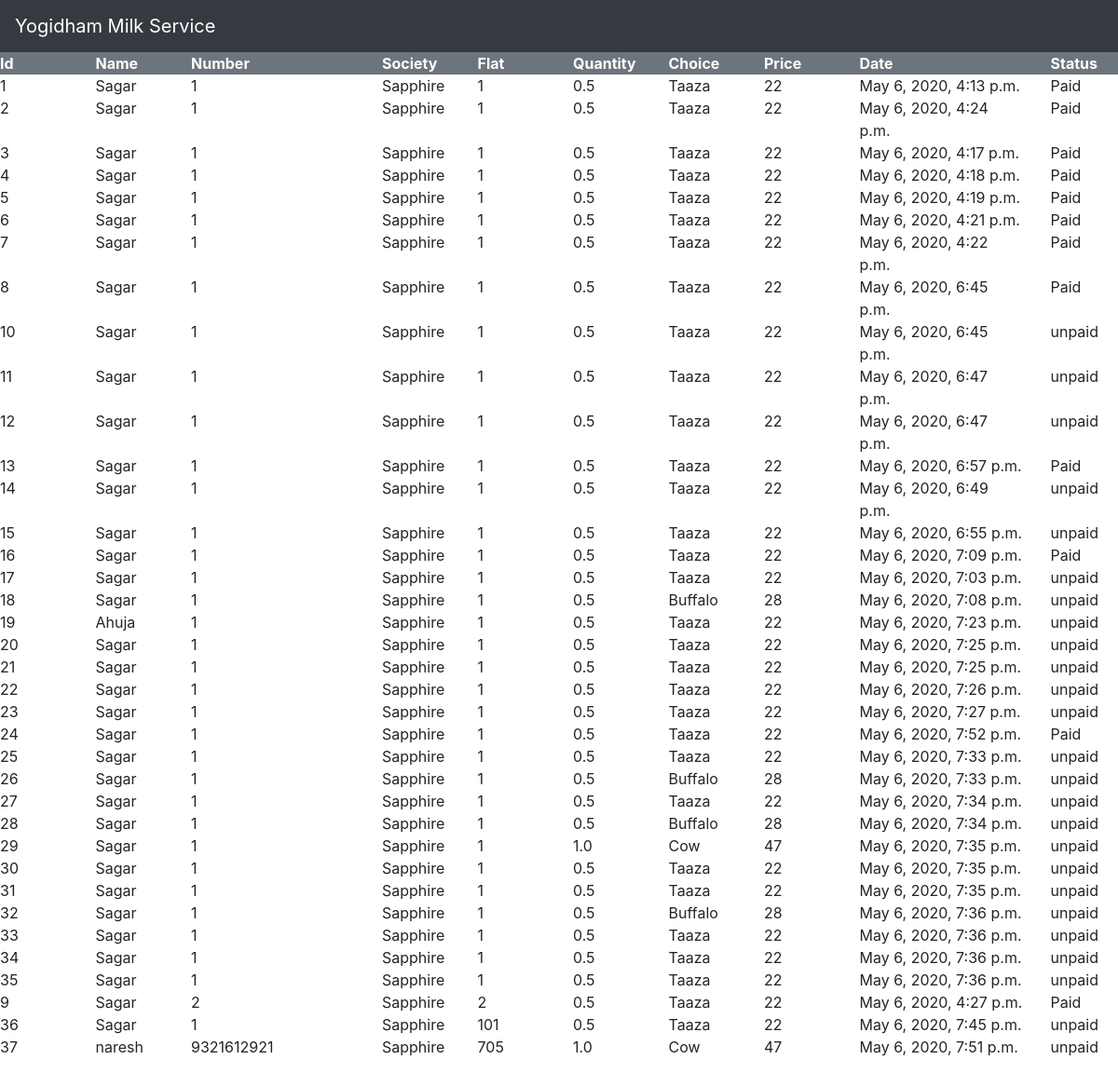
The app's page /milk/show, older data.
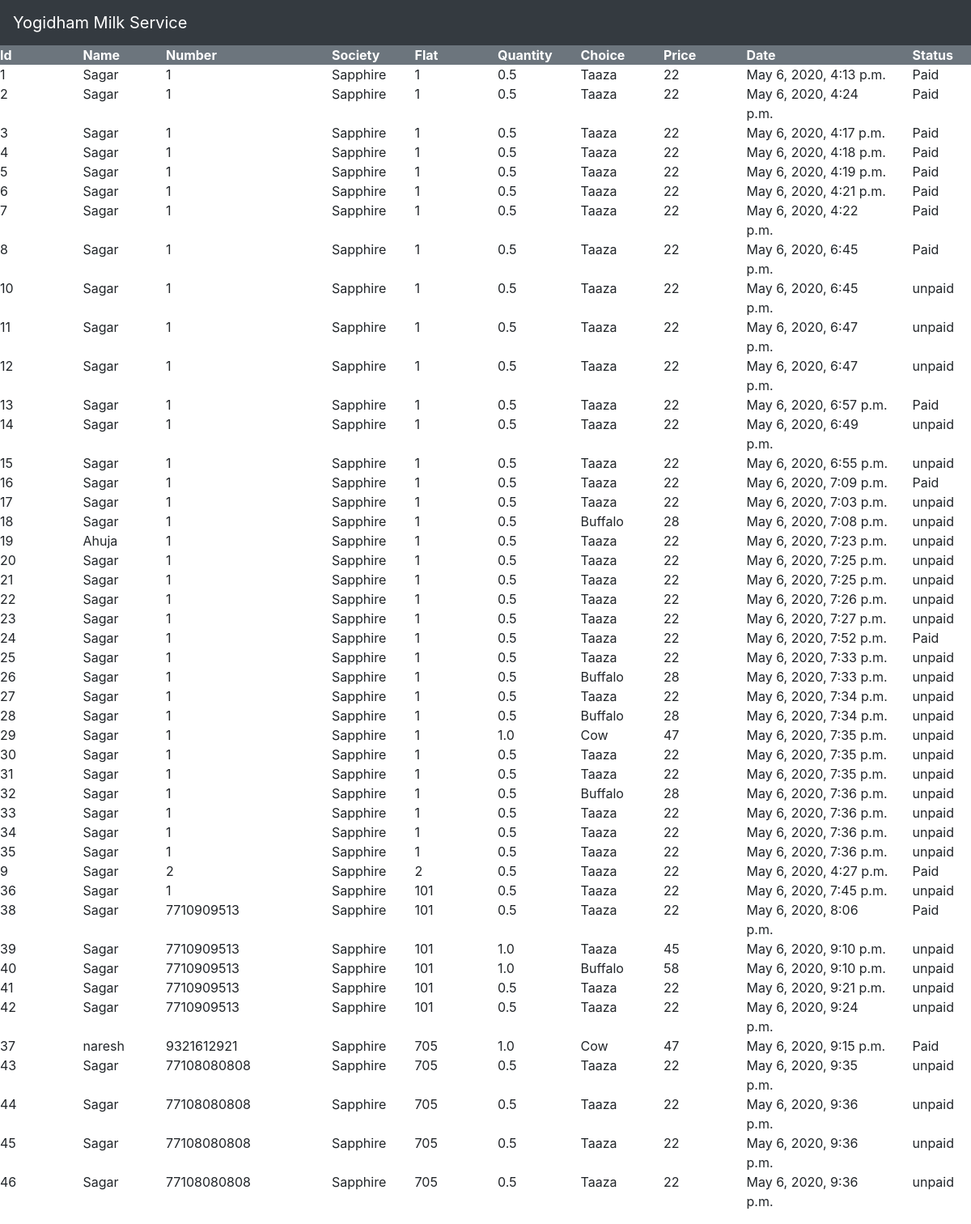
The same page, newer data.
### milk/models.py (models this page shows)
class Order(models.Model):
    name = models.CharField(max_length=200)
    flat = models.IntegerField()
    mobile = models.IntegerField()
    milk_choice = models.CharField(max_length=40)
    quantity = models.FloatField()
    society= models.CharField(max_length=40)
    date= models.DateTimeField(auto_now_add=True)
    price= models.IntegerField()
    status=models.CharField(max_length=10)

### milk/views.py (the view)
# urls.py: path('show', show, name='show'),
def show(request):
    order = Order.objects.all().order_by('flat')
    return render(request, 'show.html', {'order':order})

### milk/templates/show.html (shortened to what this page needs)
<!DOCTYPE html>
<html>
    {% load static %}
    <link rel="stylesheet" href="https://stackpath.bootstrapcdn.com/bootstrap/4.4.1/css/bootstrap.min.css">
    {% include 'navbar.html' %}
<div class="table table-striped table-hover">
    <div class="row Header font-weight-bold bg-secondary text-white">
        <div class="col-1">
            <div class="cell head">Id</div>
        </div>
        <div class="col-1">
            <div class="cell head">Name</div>
        </div>
        <div class="col-2">
            <div class="cell head">Number</div>
        </div>
        <div class="col-1">
            <div class="cell head">Society</div>
        </div>
        <div class="col-1">
            <div class="cell head">Flat</div>
        </div>
        <div class="col-1">
            <div class="cell head">Quantity</div>
        </div>
        <div class="col-1">
            <div class="cell head">Choice</div>
        </div>
        <div class="col-1">
            <div class="cell head">Price</div>
        </div>
        <div class="col-2">
            <div class="cell head">Date</div>
        </div>
        <div class="col-1">
            <div class="cell head">Status</div>
        </div>
    </div>
{% for a in order %}
<div class='clickable-row' id="{{ forloop.counter }}" data-toggle="tooltip" data-placement="right" title="Click for more info">
<div class="row listing_data">
    <div class="col-1">
        <div class="cell id">{{a.id}}</div>
    </div>
    <div class="col-1">
        <div class="cell">{{ a.name }}</div>
    </div>
    <div class="col-2">
        <div class="cell">{{ a.mobile }}</div>
    </div>
    <div class="col-1">
        <div class="cell">{{ a.society }}</div>
    </div>
    <div class="col-1">
        <div class="cell">{{ a.flat }}</div>
    </div>
    <div class="col-1">
        <div class="cell">{{ a.quantity }}</div>
    </div>
    <div class="col-1">
        <div class="cell">{{ a.milk_choice }}</div>
    </div>
    <div class="col-1">
        <div class="cell">{{ a.price }}</div>
    </div>
     <div class="col-2">
        <div class="cell">{{ a.date }}</div>
    </div>
    <div class="col-1">
        <div class="cell">{{ a.status }}</div>
    </div>
</div>
</div>
{% endfor %}
</div>
</html>

### milk/templates/navbar.html (shortened to what this page needs)
<nav class="navbar navbar-expand-sm bg-dark navbar-dark">
    <a class="navbar-brand">Yogidham Milk Service</a>
</nav>

Row changes from the older to the newer data that the page shows:
added Order: id "38", name "Sagar", mobile "7710909513", society "Sapphire", flat "101", quantity "0.5", milk_choice "Taaza", price "22", date "May 6, 2020, 8:06 p.m.", status "Paid"
added Order: id "39", name "Sagar", mobile "7710909513", society "Sapphire", flat "101", quantity "1.0", milk_choice "Taaza", price "45", date "May 6, 2020, 9:10 p.m.", status "unpaid"
added Order: id "40", name "Sagar", mobile "7710909513", society "Sapphire", flat "101", quantity "1.0", milk_choice "Buffalo", price "58", date "May 6, 2020, 9:10 p.m.", status "unpaid"
added Order: id "41", name "Sagar", mobile "7710909513", society "Sapphire", flat "101", quantity "0.5", milk_choice "Taaza", price "22", date "May 6, 2020, 9:21 p.m.", status "unpaid"
added Order: id "42", name "Sagar", mobile "7710909513", society "Sapphire", flat "101", quantity "0.5", milk_choice "Taaza", price "22", date "May 6, 2020, 9:24 p.m.", status "unpaid"
changed Order "naresh": date "May 6, 2020, 7:51 p.m." → "May 6, 2020, 9:15 p.m."; status "unpaid" → "Paid"
added Order: id "43", name "Sagar", mobile "77108080808", society "Sapphire", flat "705", quantity "0.5", milk_choice "Taaza", price "22", date "May 6, 2020, 9:35 p.m.", status "unpaid"
added Order: id "44", name "Sagar", mobile "77108080808", society "Sapphire", flat "705", quantity "0.5", milk_choice "Taaza", price "22", date "May 6, 2020, 9:36 p.m.", status "unpaid"
added Order: id "45", name "Sagar", mobile "77108080808", society "Sapphire", flat "705", quantity "0.5", milk_choice "Taaza", price "22", date "May 6, 2020, 9:36 p.m.", status "unpaid"
added Order: id "46", name "Sagar", mobile "77108080808", society "Sapphire", flat "705", quantity "0.5", milk_choice "Taaza", price "22", date "May 6, 2020, 9:36 p.m.", status "unpaid"
